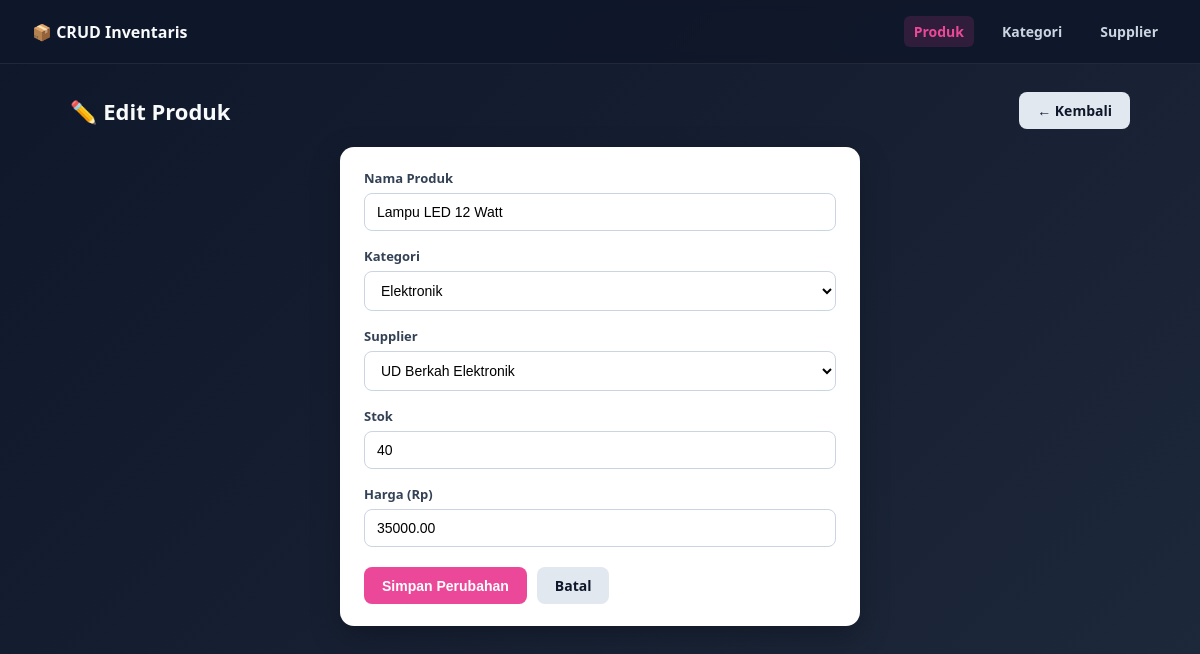
The app's page /produk/edit.php?id=8 with its own data.
### tables this page shows
CREATE TABLE IF NOT EXISTS produk (
    id_produk    INT AUTO_INCREMENT PRIMARY KEY,
    nama_produk  VARCHAR(150) NOT NULL,
    id_kategori  INT NOT NULL,
    id_supplier  INT NOT NULL,
    stok         INT NOT NULL DEFAULT 0,
    harga        DECIMAL(12,2) NOT NULL DEFAULT 0,
    created_at   TIMESTAMP DEFAULT CURRENT_TIMESTAMP,
    updated_at   TIMESTAMP DEFAULT CURRENT_TIMESTAMP ON UPDATE CURRENT_TIMESTAMP,

    CONSTRAINT fk_produk_kategori
        FOREIGN KEY (id_kategori) REFERENCES kategori(id_kategori)
        ON UPDATE CASCADE ON DELETE RESTRICT,

    CONSTRAINT fk_produk_supplier
        FOREIGN KEY (id_supplier) REFERENCES supplier(id_supplier)
        ON UPDATE CASCADE ON DELETE RESTRICT
);

CREATE TABLE IF NOT EXISTS kategori (
    id_kategori   INT AUTO_INCREMENT PRIMARY KEY,
    nama_kategori VARCHAR(100) NOT NULL UNIQUE
);

CREATE TABLE IF NOT EXISTS supplier (
    id_supplier   INT AUTO_INCREMENT PRIMARY KEY,
    nama_supplier VARCHAR(100) NOT NULL,
    kontak        VARCHAR(50)  NOT NULL
);

### includes/functions.php (called while the page is built, shortened)
<?php
function e(?string $value): string
{
    return htmlspecialchars($value ?? '', ENT_QUOTES, 'UTF-8');
}

### produk/edit.php (the view, shortened to what this page needs)
<?php
require_once __DIR__ . '/../includes/functions.php';
$pdo = Database::getInstance()->getConnection();
$id = isset($_GET['id']) ? (int) $_GET['id'] : 0;
$stmt = $pdo->prepare('SELECT * FROM produk WHERE id_produk = :id');
$stmt->execute(['id' => $id]);
$produk = $stmt->fetch();
$old = [
    'nama_produk' => $produk['nama_produk'],
    'id_kategori' => $produk['id_kategori'],
    'id_supplier' => $produk['id_supplier'],
    'stok'        => $produk['stok'],
    'harga'       => $produk['harga'],
];
$kategoriList = $pdo->query('SELECT id_kategori, nama_kategori FROM kategori ORDER BY nama_kategori')->fetchAll();
$supplierList = $pdo->query('SELECT id_supplier, nama_supplier FROM supplier ORDER BY nama_supplier')->fetchAll();
require __DIR__ . '/../includes/header.php';
?>
<div class="page-header">
    <h1>✏️ Edit Produk</h1>
    <a href="list.php" class="btn btn-secondary">&larr; Kembali</a>
</div>
<div class="panel narrow">
    <form method="POST" action="edit.php?id=<?= $id ?>" novalidate>
        <div class="form-group">
            <label for="nama_produk">Nama Produk</label>
            <input type="text" id="nama_produk" name="nama_produk" value="<?= e($old['nama_produk']) ?>" required>
        </div>
        <div class="form-group">
            <label for="id_kategori">Kategori</label>
            <select id="id_kategori" name="id_kategori" required>
                <?php foreach ($kategoriList as $kategori): ?>
                    <option value="<?= (int) $kategori['id_kategori'] ?>"
                        <?= (string) $old['id_kategori'] === (string) $kategori['id_kategori'] ? 'selected' : '' ?>>
                        <?= e($kategori['nama_kategori']) ?>
                    </option>
                <?php endforeach; ?>
            </select>
        </div>
        <div class="form-group">
            <label for="id_supplier">Supplier</label>
            <select id="id_supplier" name="id_supplier" required>
                <?php foreach ($supplierList as $supplier): ?>
                    <option value="<?= (int) $supplier['id_supplier'] ?>"
                        <?= (string) $old['id_supplier'] === (string) $supplier['id_supplier'] ? 'selected' : '' ?>>
                        <?= e($supplier['nama_supplier']) ?>
                    </option>
                <?php endforeach; ?>
            </select>
        </div>
        <div class="form-group">
            <label for="stok">Stok</label>
            <input type="number" id="stok" name="stok" min="0" value="<?= e((string) $old['stok']) ?>" required>
        </div>
        <div class="form-group">
            <label for="harga">Harga (Rp)</label>
            <input type="number" id="harga" name="harga" min="0" step="0.01" value="<?= e((string) $old['harga']) ?>" required>
        </div>
        <div class="form-actions">
            <button type="submit">Simpan Perubahan</button>
            <a href="list.php" class="btn btn-secondary">Batal</a>
        </div>
    </form>
</div>
<?php require __DIR__ . '/../includes/footer.php'; ?>

### assets/style.css (style rules this page uses)
* { box-sizing: border-box; margin: 0; padding: 0; }
body { font-family: "Segoe UI", Arial, sans-serif; background: linear-gradient(135deg, #0f172a, #1e293b); min-height: 100vh; color: #0f172a; }
.page-header { display: flex; align-items: center; justify-content: space-between; margin-bottom: 18px; flex-wrap: wrap; gap: 12px; }
.page-header h1 { color: #f8fafc; font-size: 22px; }
.panel { background: #ffffff; border-radius: 14px; padding: 22px 24px; box-shadow: 0 10px 30px rgba(0, 0, 0, 0.25); margin-bottom: 20px; }
.panel.narrow { max-width: 520px; margin: 0 auto; }
button, .btn { display: inline-block; padding: 9px 18px; border: none; border-radius: 8px; background: #ec4899; color: #fff; font-size: 14px; font-weight: 600; cursor: pointer; text-decoration: none; transition: background 0.15s ease; }
.btn-secondary { background: #e2e8f0; color: #0f172a; }
.form-group { margin-bottom: 16px; }
label { display: block; font-size: 13px; font-weight: 600; color: #334155; margin-bottom: 6px; }
input[type="text"], input[type="number"], input[type="search"], select { width: 100%; padding: 10px 12px; border: 1px solid #cbd5e1; border-radius: 8px; font-size: 14px; outline: none; transition: border-color 0.15s ease; background: #fff; }
.form-actions { display: flex; gap: 10px; margin-top: 20px; }

### records on screen
produk: nama_produk "Lampu LED 12 Watt", id_kategori "Elektronik", id_supplier "UD Berkah Elektronik", stok "40", harga "35000.00"
